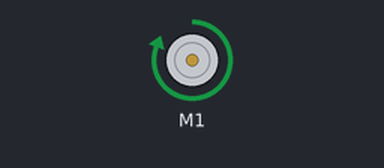
The program below on a simulated Raspberry Pi (BCM pin numbers) with an Explorer HAT. On the bench: DC motor (green arrow = forward, orange = backward, longer = faster). At 7.5 s the program stops and its outputs stay as they are.

Above: at 0.5 s.
Timing chart, 0 to 3.5 s (numbered marks = the images above):
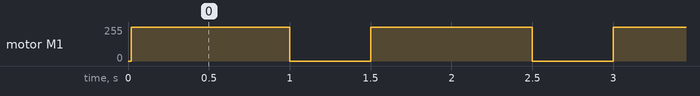

The program:

explorerhat.py
```python
#!/usr/bin/env python
# coding: utf-8

# In[ ]:


from time import sleep
import explorerhat

for i in range(5):
    explorerhat.motor.one.forwards(100)
    sleep(1)
    explorerhat.motor.one.stop()
    sleep(0.5)


# In[ ]:
```

Measured:
- by itself, motor M1: alternates forward 255/255 for 1.0 s and stopped for 0.50 s, 10 changes in all, then stays stopped
